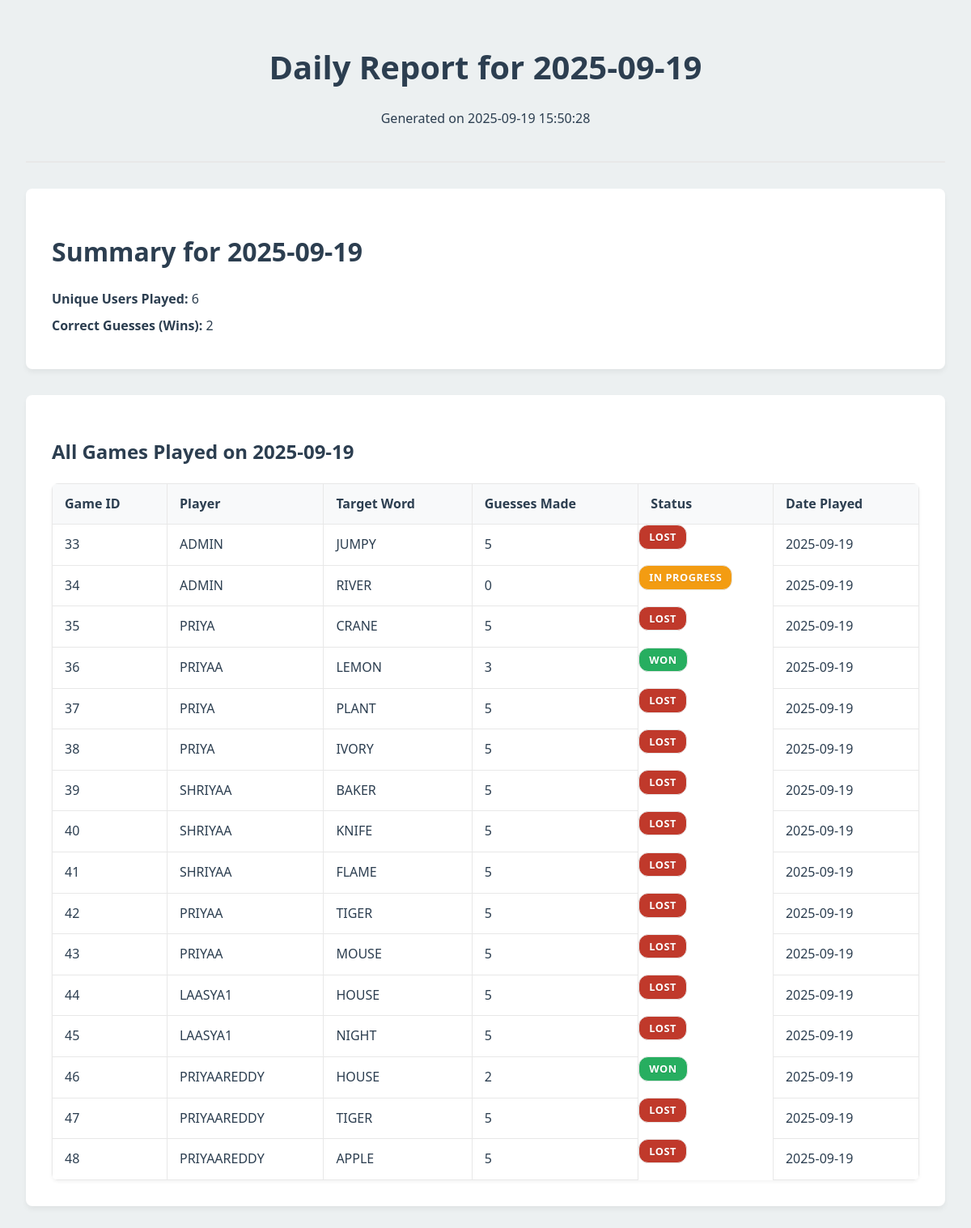
/admin/reports/daily (signed in), run on the app's committed database.
### app.py (models this page shows, shortened)
class GameSession(db.Model):
    id = db.Column(db.Integer, primary_key=True)
    user_id = db.Column(db.Integer, db.ForeignKey('user.id'), nullable=False)
    target_word_id = db.Column(db.Integer, db.ForeignKey('word.id'), nullable=False)
    date_played = db.Column(db.Date, nullable=False, default=date.today)
    guesses_made = db.Column(db.Integer, default=0)
    status = db.Column(db.String(10), default='in_progress')  # 'in_progress', 'won', 'lost'
    guesses = db.relationship('Guess', backref='game_session', lazy=True, order_by='Guess.timestamp')

class User(UserMixin, db.Model):
    id = db.Column(db.Integer, primary_key=True)
    username = db.Column(db.String(80), unique=True, nullable=False)
    password_hash = db.Column(db.String(128), nullable=False)
    is_admin = db.Column(db.Boolean, default=False)
    games = db.relationship('GameSession', backref='player', lazy=True)

class Word(db.Model):
    id = db.Column(db.Integer, primary_key=True)
    text = db.Column(db.String(5), unique=True, nullable=False)  # 5-letter word
    game_sessions = db.relationship('GameSession', backref='target_word', lazy=True)

### app.py (the view)
@app.route('/admin/reports/daily', methods=['GET'])
@admin_required
def daily_report():
    report_date_str = request.args.get('date', date.today().isoformat())
    report_date = datetime.strptime(report_date_str, '%Y-%m-%d').date()
    unique_users_played = db.session.query(GameSession.user_id).filter_by(date_played=report_date).distinct().count()
    correct_guesses = GameSession.query.filter_by(date_played=report_date, status='won').count()
    games_for_day = GameSession.query.filter_by(date_played=report_date).all()
    return render_template('pdf_report.html',
                           title=f'Daily Report for {report_date}',
                           report_type='daily',
                           report_date=report_date,
                           unique_users_played=unique_users_played,
                           correct_guesses=correct_guesses,
                           games_for_day=games_for_day)

### app.py (called while the page is built)
@login_manager.user_loader
def load_user(user_id):
    return User.query.get(int(user_id))

def is_admin():
    return current_user.is_authenticated and current_user.is_admin

def admin_required(f):
    @wraps(f)
    @login_required
    def decorated_function(*args, **kwargs):
        if not is_admin():
            flash('You do not have permission to access this page.', 'danger')
            return redirect(url_for('index'))
        return f(*args, **kwargs)
    return decorated_function

@app.context_processor
def inject_now():
    return {'now': datetime.utcnow}

### templates/pdf_report.html (shortened to what this page needs)
<!DOCTYPE html>
<html lang="en">
<head>
</head>
<body>
    <div class="report-header">
        <h1>{{ title }}</h1>
        <p>Generated on {{ now().strftime('%Y-%m-%d %H:%M:%S') }}</p>
    </div>
    {% if report_type == 'daily' %}
        <div class="report-section">
            <h2>Summary for {{ report_date.strftime('%Y-%m-%d') }}</h2>
            <div class="summary-item"><strong>Unique Users Played:</strong> {{ unique_users_played }}</div>
            <div class="summary-item"><strong>Correct Guesses (Wins):</strong> {{ correct_guesses }}</div>
        </div>
        <div class="report-section">
            <h3>All Games Played on {{ report_date.strftime('%Y-%m-%d') }}</h3>
            {% if games_for_day %}
                <table>
                    <thead>
                        <tr>
                            <th>Game ID</th>
                            <th>Player</th>
                            <th>Target Word</th>
                            <th>Guesses Made</th>
                            <th>Status</th>
                            <th>Date Played</th>
                        </tr>
                    </thead>
                    <tbody>
                        {% for game in games_for_day %}
                            <tr>
                                <td>{{ game.id }}</td>
                                <td>{{ game.player.username }}</td>
                                <td>{{ game.target_word.text }}</td>
                                <td>{{ game.guesses_made }}</td>
                                <td class="status-{{ game.status }}">{{ game.status.replace('_', ' ').title() }}</td>
                                <td>{{ game.date_played.strftime('%Y-%m-%d') }}</td>
                            </tr>
                        {% endfor %}
                    </tbody>
                </table>
            {% else %}
                <p>No games played on this date.</p>
            {% endif %}
        </div>
    {% endif %}
</body>
</html>

### templates/pdf_report.html (style rules this page uses)
:root { --primary-text: #2c3e50; --secondary-text: #7f8c8d; --background-color: #ecf0f1; --section-bg: #ffffff; --border-color: #e8e8e8; --shadow-color: rgba(0, 0, 0, 0.05); --green: #27ae60; --red: #c0392b; --orange: #f39c12; }
body { font-family: 'Segoe UI', 'Roboto', 'Helvetica Neue', Arial, sans-serif; margin: 0; padding: 2rem; background-color: var(--background-color); color: var(--primary-text); line-height: 1.6; }
h1, h2, h3 { color: var(--primary-text); font-weight: 600; line-height: 1.2; }
h1 { font-size: 2.5rem; }
h2 { font-size: 2rem; }
h3 { font-size: 1.5rem; }
.report-header { text-align: center; margin-bottom: 2rem; padding-bottom: 1.5rem; border-bottom: 2px solid var(--border-color); }
.report-section { background-color: var(--section-bg); border-radius: 8px; box-shadow: 0 4px 6px var(--shadow-color); padding: 2rem; margin-bottom: 2rem; }
.report-section:last-child { margin-bottom: 0; }
.summary-item { margin-bottom: 0.5rem; }
table { width: 100%; border-collapse: collapse; margin-top: 1.5rem; border-radius: 8px; overflow: hidden; box-shadow: 0 2px 4px var(--shadow-color); }
th, td { padding: 12px 15px; text-align: left; border: 1px solid var(--border-color); }
th { background-color: #f8f9fa; font-weight: 600; color: var(--primary-text); }
.status-won, .status-lost, .status-in_progress { display: inline-block; padding: 0.25rem 0.75rem; border-radius: 12px; font-weight: bold; color: #fff; font-size: 0.8rem; text-transform: uppercase; letter-spacing: 0.5px; text-shadow: 0 1px 1px rgba(0,0,0,0.1); }
.status-won { background-color: var(--green); }
.status-lost { background-color: var(--red); }
.status-in_progress { background-color: var(--orange); }

### data on the page
GameSession: id "33", player.username "ADMIN", target_word.text "JUMPY", guesses_made "5", status.replace "LOST", date_played "2025-09-19"
GameSession: id "34", player.username "ADMIN", target_word.text "RIVER", guesses_made "0", status.replace "IN PROGRESS", date_played "2025-09-19"
GameSession: id "35", player.username "PRIYA", target_word.text "CRANE", guesses_made "5", status.replace "LOST", date_played "2025-09-19"
GameSession: id "36", player.username "PRIYAA", target_word.text "LEMON", guesses_made "3", status.replace "WON", date_played "2025-09-19"
GameSession: id "37", player.username "PRIYA", target_word.text "PLANT", guesses_made "5", status.replace "LOST", date_played "2025-09-19"
GameSession: id "38", player.username "PRIYA", target_word.text "IVORY", guesses_made "5", status.replace "LOST", date_played "2025-09-19"
GameSession: id "39", player.username "SHRIYAA", target_word.text "BAKER", guesses_made "5", status.replace "LOST", date_played "2025-09-19"
GameSession: id "40", player.username "SHRIYAA", target_word.text "KNIFE", guesses_made "5", status.replace "LOST", date_played "2025-09-19"
GameSession: id "41", player.username "SHRIYAA", target_word.text "FLAME", guesses_made "5", status.replace "LOST", date_played "2025-09-19"
GameSession: id "42", player.username "PRIYAA", target_word.text "TIGER", guesses_made "5", status.replace "LOST", date_played "2025-09-19"
GameSession: id "43", player.username "PRIYAA", target_word.text "MOUSE", guesses_made "5", status.replace "LOST", date_played "2025-09-19"
GameSession: id "44", player.username "LAASYA1", target_word.text "HOUSE", guesses_made "5", status.replace "LOST", date_played "2025-09-19"
GameSession: id "45", player.username "LAASYA1", target_word.text "NIGHT", guesses_made "5", status.replace "LOST", date_played "2025-09-19"
GameSession: id "46", player.username "PRIYAAREDDY", target_word.text "HOUSE", guesses_made "2", status.replace "WON", date_played "2025-09-19"
GameSession: id "47", player.username "PRIYAAREDDY", target_word.text "TIGER", guesses_made "5", status.replace "LOST", date_played "2025-09-19"
GameSession: id "48", player.username "PRIYAAREDDY", target_word.text "APPLE", guesses_made "5", status.replace "LOST", date_played "2025-09-19"

### other printed values
{{ title }} "Daily Report for 2025-09-19"
{{ report_date.strftime('%Y-%m-%d') }} "2025-09-19"
{{ unique_users_played }} "6"
{{ correct_guesses }} "2"
